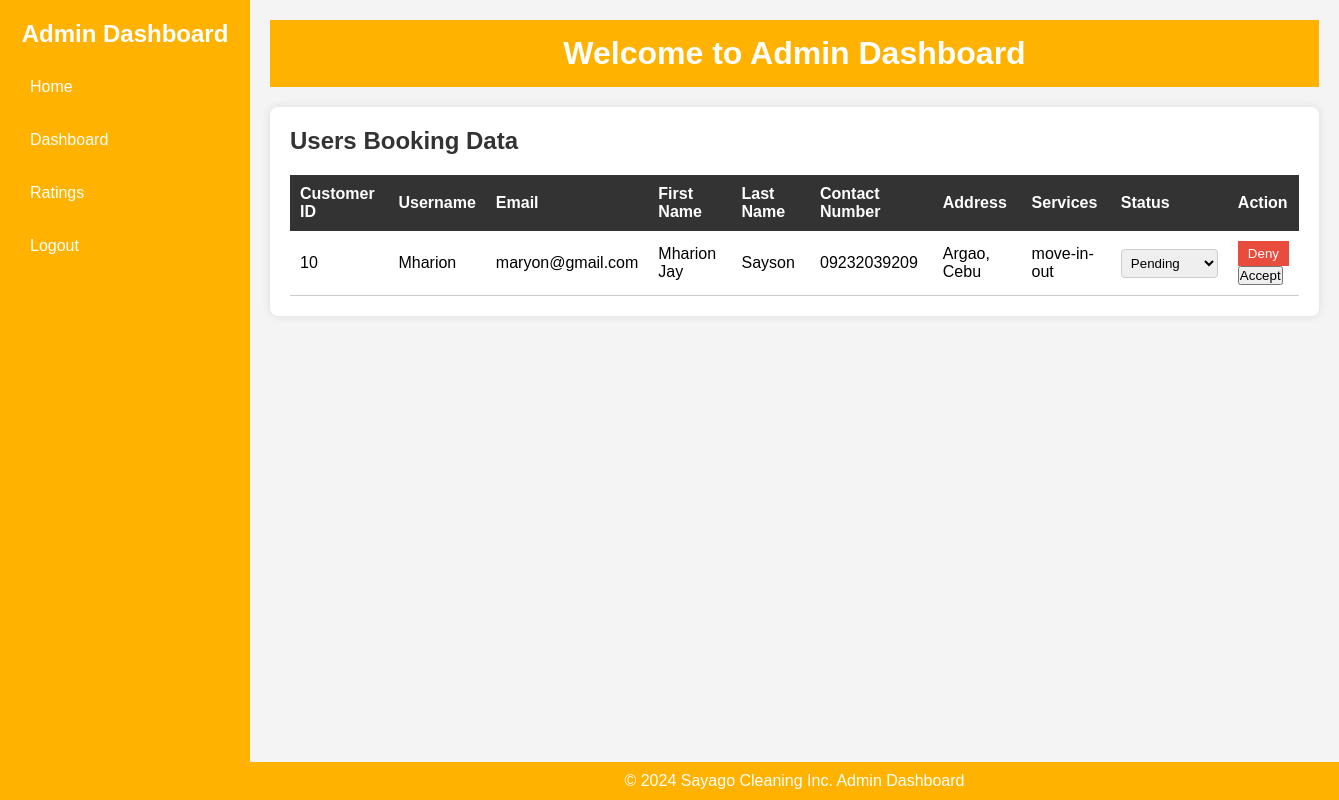
The page /admin_dashboard/ on the database as committed earlier.
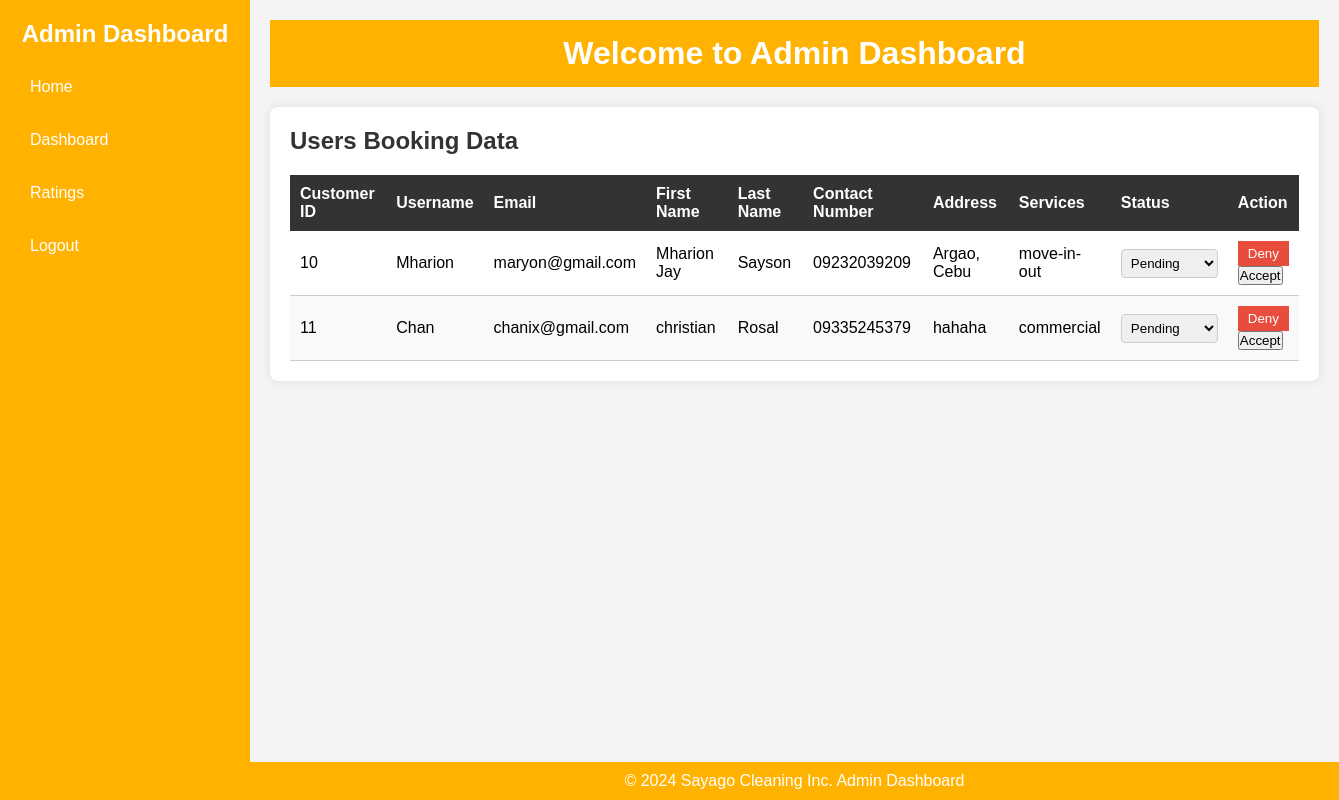
The same page on the database as committed later.
### cleaning/models.py (models this page shows, shortened)
class Booking(models.Model):
    booking_id = models.AutoField(primary_key=True, editable=False)
    CLEANING_CHOICES = [
    ('residential', 'Residential Cleaning'),
    ('commercial', 'Commercial Cleaning'),
    ('deep-cleaning', 'Deep Cleaning'),
    ('move-in-out', 'Move-in/Move-out Cleaning'),
    ('carpet-cleaning', 'Carpet Cleaning'),
    ('upholstery-cleaning', 'Upholstery Cleaning'),
    ('window-cleaning', 'Window Cleaning'),
    ('eco-friendly', 'Eco-friendly Green Cleaning'),
    ]
    PENDING = 'pending'
    CONFIRMED = 'confirmed'
    COMPLETED = 'completed'
    STATUS_CHOICES = [
        (CONFIRMED, 'Confirmed'),
        (PENDING, 'Pending'),
        (COMPLETED, 'Completed'),
    ]
    user = models.ForeignKey(User, on_delete=models.CASCADE)
    cleaning_service = models.CharField(max_length=20, choices=CLEANING_CHOICES)
    first_name = models.CharField(max_length=100)
    last_name = models.CharField(max_length=100, default='Unknown')
    contact_number = models.CharField(max_length=15)
    address = models.TextField()
    additional_info = models.TextField(blank=True, null=True)
    status = models.CharField(max_length=20, choices=STATUS_CHOICES, default=PENDING)
    created_at = models.DateTimeField(auto_now_add=True)

### cleaning/views.py (the view)
# urls.py: path('admin_dashboard/', views.admin_dashboard, name='ad_dashboard'),
def admin_dashboard(request):
    bookings = Booking.objects.all() # Fetch all bookings for admin dashboard
    return render(request, 'cleaning/admin_dashboard.html', {'bookings': bookings})

### cleaning/templates/cleaning/admin_dashboard.html (shortened to what this page needs)
<!DOCTYPE html>
<html lang="en">
<head>
    {% load static %}
    <link rel="stylesheet" href="{% static 'styles/admin.css' %}?100">
</head>
<body>
    <div class="admin-container">
        <aside class="sidebar">
            <h2>Admin Dashboard</h2>
            <nav>
                <ul>
                    <li><a href="{% url 'admin_homepage' %}">Home</a></li>
                    <li><a href="{% url 'ad_dashboard' %}">Dashboard</a></li>
                    <li><a href="{% url 'ratings' %}">Ratings</a></li>
                    <li><a href="{% url 'owner_login' %}">Logout</a></li>
                </ul>
            </nav>
        </aside>
        <div class="main-content">
            <header>
                <h1>Welcome to Admin Dashboard</h1>
            </header>
            <main>
                <section class="admin-panel">
                    <h2>Users Booking Data</h2>
                    <table class="user-table">
                        <thead>
                            <tr>
                                <th>Customer ID</th>
                                <th>Username</th>
                                <th>Email</th>
                                <th>First Name</th>
                                <th>Last Name</th>
                                <th>Contact Number</th>
                                <th>Address</th>
                                <th>Services</th>
                                <th>Status</th>
                                <th>Action</th>
                            </tr>
                        </thead>
                        <tbody>
                            {% if bookings %}
                                {% for booking in bookings %}
                                <tr>
                                    <td>{{ booking.user.id }}</td>
                                    <td>{{ booking.user.username }}</td>
                                    <td>{{ booking.user.email }}</td>
                                    <td>{{ booking.first_name }}</td>
                                    <td>{{ booking.last_name }}</td>
                                    <td>{{ booking.contact_number }}</td>
                                    <td>{{ booking.address }}</td>
                                    <td>{{ booking.cleaning_service }}</td>
                                    <td>
                                        <form method="POST" action="{% url 'update_booking_status' booking.booking_id %}">
                                            <select name="status" onchange="this.form.submit()">
                                                <option value="pending" {% if booking.status == 'pending' %}selected{% endif %}>Pending</option>
                                            </select>
                                        </form>
                                    </td>
                                    <td>
                                        <form method="POST" action="{% url 'deny_booking' booking.booking_id %}" class="action-form">
                                            <button type="submit" class="action-btn delete-btn">Deny</button>
                                        </form>
                                        <form method="POST" action="{% url 'accept_booking' booking.booking_id %}" class="action-form">
                                            <button type="submit" class="action-btn accept-btn">Accept</button>
                                        </form>
                                    </td>
                                </tr>
                                {% endfor %}
                            {% else %}
                                <tr>
                                    <td colspan="10">No bookings found.</td>
                                </tr>
                            {% endif %}
                        </tbody>
                    </table>
                </section>
            </main>
        </div>
    </div>
    <footer>
        <p>&copy; 2024 Sayago Cleaning Inc. Admin Dashboard</p>
    </footer>
</body>
</html>

Rows that differ between the two databases and show on the page:
added Booking: user.id "11", user.username "Chan", user.email "chanix@gmail.com", first_name "christian", last_name "Rosal", contact_number "09335245379", address "hahaha", cleaning_service "commercial"
